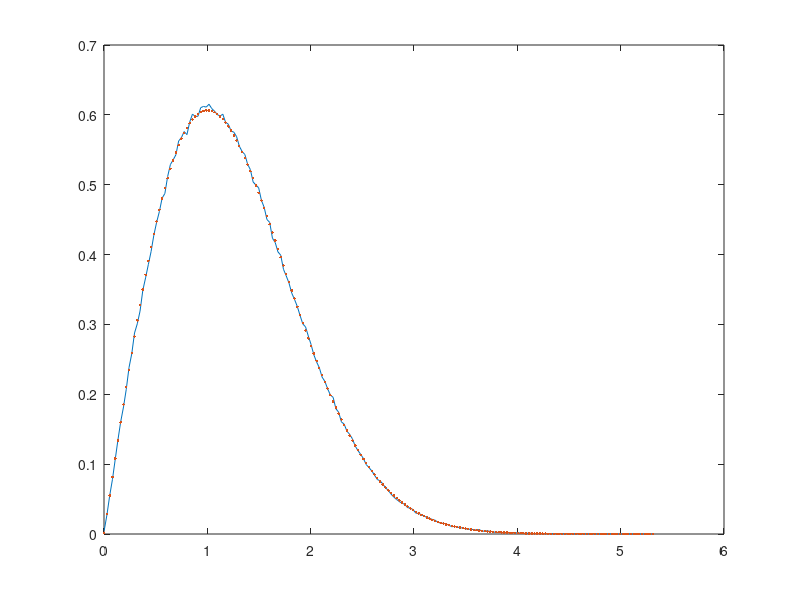

Here is the MATLAB script that generated this plot:
function Q01
clear;
sigma=1; %value of sigma
ji=sqrt(-1);%j
g= randn(1000000,1) .* sigma + ji * randn(1000000,1) .* sigma ;%gain with complex gussian noise
Z=sqrt(real(g).^2+imag(g).^2);
[y1,x1]= histR(Z,200);
l=max(Z)-min(Z);
y1=y1/1000000/diff(x1(1:2));
y2=zeros(1,length(x1));
for i = 1:1:length(x1)
    y2(i)=(x1(i)/(sigma^2))*exp(-(x1(i)^2)/(2*(sigma^2)));
end
plot(x1,y1,x1,y2,'.');
end

function [no,xo] = histR(a,b) %replace command hist to get histogram. a is data. b is the total block number.
maxa=0;
mina=0;
maxa=max(a);%get max value
mina=min(a);%get min value
l=0;
l=(maxa-mina)/b;%get the length of each block
xo= zeros(1,b);
for i= 1:1:b
    xo(i)=mina+l*(i-1);%produce the map of block
end
no= zeros(1,b);
t=0;
for j= 1:1:length(a)
    t=round((a(j)-mina)/l)+1;%run the data add count to each block
    if t>b
        t=b;
    end
     if t==0
        t=1;
    end
    no(t)=no(t)+1;
end
end